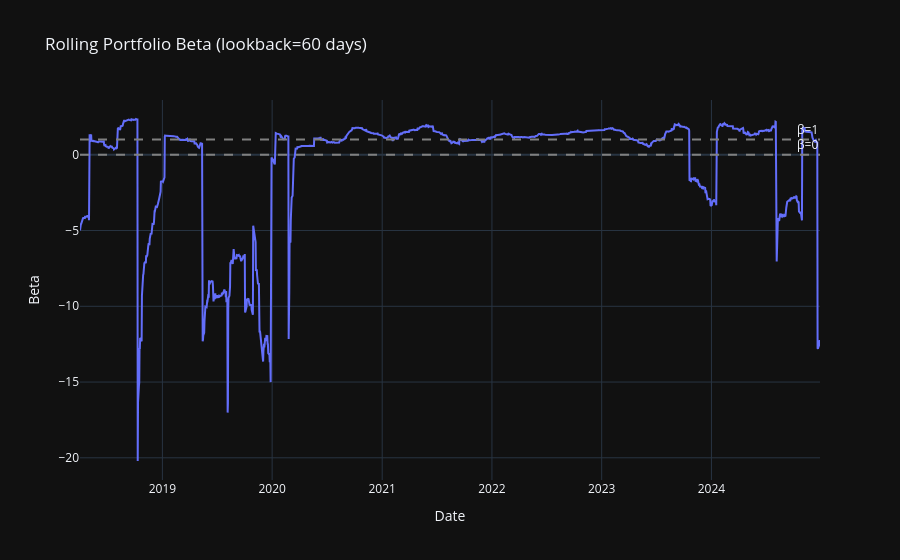

The cell this chart's notebook holds for it:
### Markdown cell above
## Portfolio Beta

Track portfolio beta over time vs SPY.

### Code cell
# Plot portfolio beta over time
fig_beta = result_vix_regime.plot_portfolio_beta()
fig_beta.show()

### Figure 1 — Plotly figure (JSON) as saved in the notebook; plotly's stock layout.template omitted (floating-point values rounded to 4 significant figures; data arrays with more than 128 entries replaced by an {"elided": "..."} marker saying what was removed)
{"data": [{"hovertemplate": "Date: %{x|%Y-%m-%d}<br>Beta: %{y:.4f}<extra></extra>", "line": {"width": 2}, "mode": "lines", "name": "Portfolio Beta", "x": {"elided": "1698 str values"}, "y": {"elided": "1698 float values"}, "type": "scatter"}], "layout": {"shapes": [{"line": {"color": "gray", "dash": "dash"}, "type": "line", "x0": 0, "x1": 1, "xref": "x domain", "y0": 1.0, "y1": 1.0, "yref": "y"}, {"line": {"color": "gray", "dash": "dash"}, "type": "line", "x0": 0, "x1": 1, "xref": "x domain", "y0": 0.0, "y1": 0.0, "yref": "y"}], "annotations": [{"showarrow": false, "text": "β=1", "x": 1, "xanchor": "right", "xref": "x domain", "y": 1.0, "yanchor": "bottom", "yref": "y"}, {"showarrow": false, "text": "β=0", "x": 1, "xanchor": "right", "xref": "x domain", "y": 0.0, "yanchor": "bottom", "yref": "y"}], "title": {"text": "Rolling Portfolio Beta (lookback=60 days)"}, "xaxis": {"title": {"text": "Date"}}, "yaxis": {"title": {"text": "Beta"}}, "hovermode": "x unified"}}
